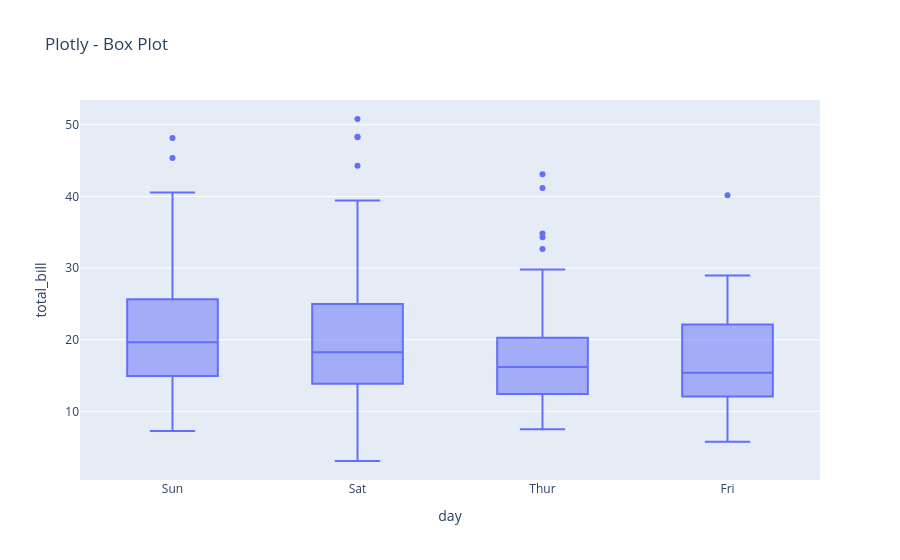

This figure's notebook cell:
### Code cell
# Seaborn Box
plt.figure(figsize=(8, 4))
sns.boxplot(x="day", y="total_bill", data=tips)
plt.title("Seaborn - Box Plot")
plt.show()

# Plotly Box
fig = px.box(tips, x="day", y="total_bill", title="Plotly - Box Plot")
fig.show()

print("✅ Box plot done")

### Figure 1 — Plotly figure (JSON) as saved in the notebook; plotly's stock layout.template omitted (floating-point values rounded to 4 significant figures; data arrays with more than 128 entries replaced by an {"elided": "..."} marker saying what was removed)
{"data": [{"alignmentgroup": "True", "hovertemplate": "day=%{x}<br>total_bill=%{y}<extra></extra>", "legendgroup": "", "marker": {"color": "#636efa"}, "name": "", "notched": false, "offsetgroup": "", "orientation": "v", "showlegend": false, "type": "box", "x": {"elided": "244 str values"}, "x0": " ", "xaxis": "x", "y": {"elided": "244 float values"}, "y0": " ", "yaxis": "y"}], "layout": {"boxmode": "group", "legend": {"tracegroupgap": 0}, "title": {"text": "Plotly - Box Plot"}, "xaxis": {"anchor": "y", "domain": [0, 1], "title": {"text": "day"}}, "yaxis": {"anchor": "x", "domain": [0, 1], "title": {"text": "total_bill"}}}}
